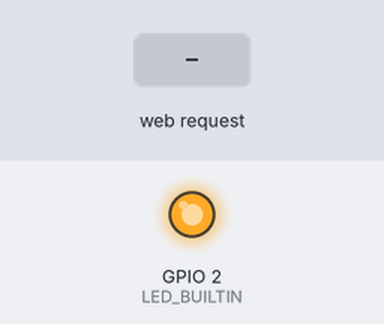
The sketch below on a simulated ESP8266 (NodeMCU). On the bench: output pins drawn as LEDs (lit = HIGH, except the on-board LED, lit = LOW). The inputs (shaded band) are chosen by the test bench. WiFi joins after 1.5 s; servers stay silent unless stated; what the sketch prints to the serial monitor is not drawn.

Above: at 2.7 s.
2.8 s: HTTP request GET /blink received
At 3.6 s:
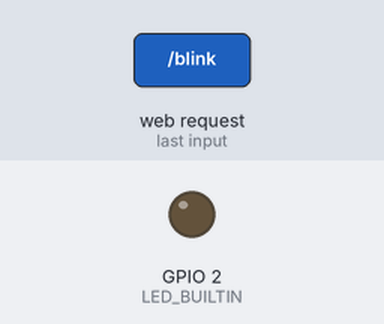
Timing chart, 0 to 5.8 s (numbered marks = the images above; inputs shaded):
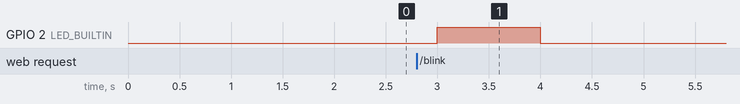

The sketch:

WebLED.ino
```cpp
#include <ESP8266WiFi.h>
#include <WiFiClient.h>
#include <ESP8266WebServer.h>
#include <ESP8266mDNS.h>

const char* ssid = "YOURSSID";
const char* password = "YOURWIFIPASSWORD";

ESP8266WebServer server(80);

const int led = 13;

void handleRoot() {
  digitalWrite(LED_BUILTIN, 1);
  server.send(200, "text/plain", "Hello World!");
  digitalWrite(LED_BUILTIN, 0);
}

void BlinkLED() {
  digitalWrite(LED_BUILTIN, 0);
  delay(200);
  digitalWrite(LED_BUILTIN, 1);
  delay(1000);
  digitalWrite(LED_BUILTIN, 0);
  server.send(200, "text/plain", "OK");

}

void handleNotFound(){
  digitalWrite(LED_BUILTIN, 1);
  String message = "File Not Found\n\n";
  message += "URI: ";
  message += server.uri();
  message += "\nMethod: ";
  message += (server.method() == HTTP_GET)?"GET":"POST";
  message += "\nArguments: ";
  message += server.args();
  message += "\n";
  for (uint8_t i=0; i<server.args(); i++){
    message += " " + server.argName(i) + ": " + server.arg(i) + "\n";
  }
  server.send(404, "text/plain", message);
  digitalWrite(led, 0);
}

void setup(void){
  pinMode(LED_BUILTIN, OUTPUT);
  digitalWrite(led, 0);
  Serial.begin(115200);
  WiFi.begin(ssid, password);
  Serial.println("");

  // Wait for connection
  while (WiFi.status() != WL_CONNECTED) {
    delay(500);
    Serial.print(".");
  }
  Serial.println("");
  Serial.print("Connected to ");
  Serial.println(ssid);
  Serial.print("IP address: ");
  Serial.println(WiFi.localIP());

  if (MDNS.begin("esp8266")) {
    Serial.println("MDNS responder started");
  }

  server.on("/", handleRoot);

  server.on("/blink", BlinkLED);

  server.onNotFound(handleNotFound);

  server.begin();
  Serial.println("HTTP server started");
}

void loop(void){
  server.handleClient();
}
```

Measured:
- after the input at 2.8 s, GPIO 2 (LED_BUILTIN): LOW → HIGH after 0.20 s, → LOW 1.0 s later
